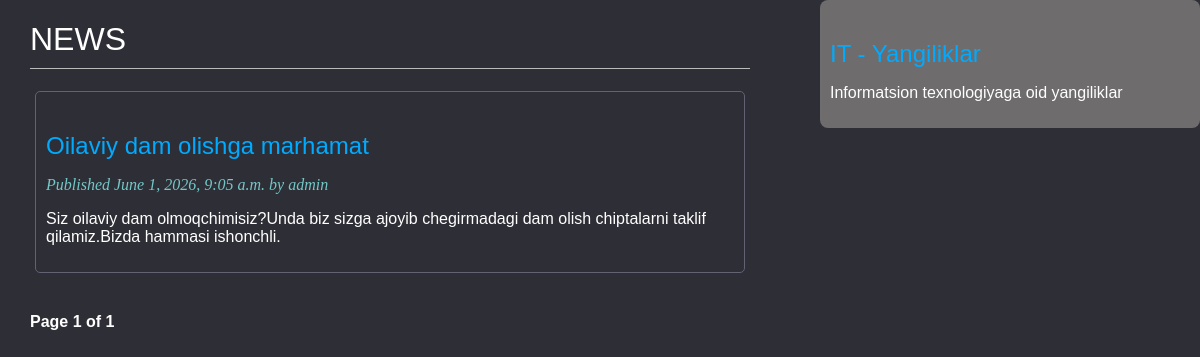
Before: / with the older database file.
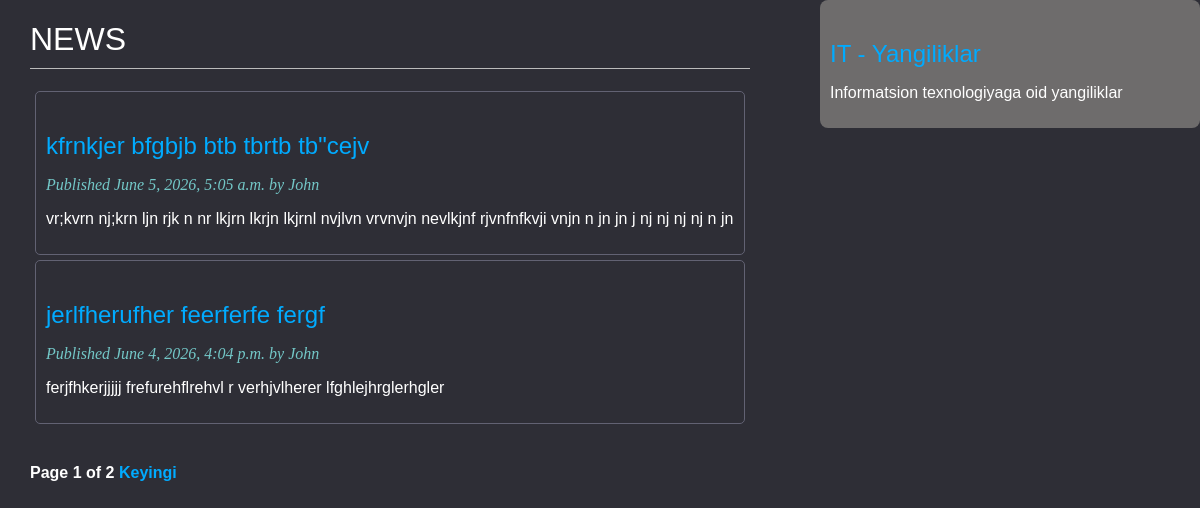
After: the same page with the newer database file.
### blogapp/models.py (models this page shows, shortened)
class Post(models.Model):
    STATUS_CHOICES = (
        ('draft', 'Draft'),
        ('published', 'Published')
    )
    title = models.CharField(max_length=250)
    slug = models.CharField(max_length=250, unique_for_date='publish')
    author = models.ForeignKey(User, on_delete=models.CASCADE, related_name='blog_posts')
    body = models.TextField()
    publish = models.DateTimeField(default=timezone.now())
    created = models.DateTimeField(auto_now_add=True)
    updated = models.DateTimeField(auto_now=True)
    status = models.CharField(max_length=10, choices=STATUS_CHOICES, default='draft')
    class Meta:
        ordering = ('-publish',)
    objects = models.Manager()
    published = PublishedManager()
    def get_absolute_url(self):
        return reverse('blogapp:post_detail', args=[self.publish.year,
                                                    self.publish.month,
                                                    self.publish.day,
                                                    self.slug])

### blogapp/views.py (the view)
# urls.py: path('', PostListView.as_view(), name='main'),
class PostListView(ListView):
    queryset = Post.published.all()
    context_object_name = 'posts'
    paginate_by = 2
    template_name = 'blog/post/list.html'

### templates/blog/post/list.html (shortened to what this page needs)
{% extends 'blog/base.html' %}
{% block content %}
    <h1>NEWS</h1>
    {% for post in posts %}
        <div class="post">
            <h2>
                <a href="{{ post.get_absolute_url }}">{{post.title}}</a>
            </h2>
            <p class="date">
                Published {{ post.publish }} by {{ post.author }}
            </p>
            {{ post.body|truncatewords:30|linebreaks }}
        </div>
    {% endfor %}
    {% include 'paginator.html' with page=page_obj %}
{% endblock %}

### templates/blog/base.html (shortened to what this page needs)
<!DOCTYPE html>
{% load static %}
<html lang="en">
<head>
    <link href="{% static 'css/blog.css' %}" rel="stylesheet">
</head>
<body>
<div id="content">
    {% block content %}
    {% endblock %}
</div>
<div id="sidebar">
    <h2> IT - Yangiliklar</h2>
    <p>Informatsion texnologiyaga oid yangiliklar</p>
</div>
</body>
</html>

### templates/paginator.html (shortened to what this page needs)
<div class="pagination">
<span class="step-links">
    <span class="current">
Page {{ page.number }} of {{ page.paginator.num_pages }}
    </span>
    {% if page.has_next %}
        <a href="?page={{ page.next_page_number }}">Keyingi</a>
    {% endif %}
</span>
</div>

### static/css/blog.css (style rules this page uses)
body { margin:0; padding:0; font-family:helvetica,sans-serif; background-color:#2e2e36; color:white; }
a { color: #00abff; text-decoration:none; }
h1 { font-weight:normal; border-bottom:1px solid #bbb; padding:0 0 10px 0; }
h2 { font-weight:normal; margin:30px 0 0; color:#00abff; }
#content { float:left; width:60%; padding:0 0 0 30px; }
#sidebar { float:right; width:30%; padding: 10px; background:#6e6c6c; height:100%; border-radius:8px; }
p.date { color:#73c7c7; font-family:georgia,serif; fon-size:12px; font-style:italic; }
.pagination { margin:40px 0; font-weight:bold; }
.post { border:1px solid #626273; padding:10px; border-radius:5px; margin:5px; }

Changed rows visible on the page:
no longer on this page (row unchanged): Post: title "Oilaviy dam olishga marhamat", publish "June 1, 2026, 9:05 a.m.", author "admin", body "Siz oilaviy dam olmoqchimisiz?Unda biz sizga ajoyib chegirmadagi dam olish chiptalarni taklif qilamiz.Bizda hammasi ishonchli."
added Post: title "kfrnkjer bfgbjb btb tbrtb tb\"cejv", publish "June 5, 2026, 5:05 a.m.", author "John", body "vr;kvrn nj;krn ljn rjk n nr lkjrn lkrjn lkjrnl nvjlvn vrvnvjn nevlkjnf rjvnfnfkvji vnjn n jn jn j nj nj nj nj n jn"
added Post: title "jerlfherufher feerferfe fergf", publish "June 4, 2026, 4:04 p.m.", author "John", body "ferjfhkerjjjjj frefurehflrehvl r verhjvlherer lfghlejhrglerhgler"
Other visible differences:
{{ page.paginator.num_pages }}: "1" → "2"
text now shown: "Keyingi"
